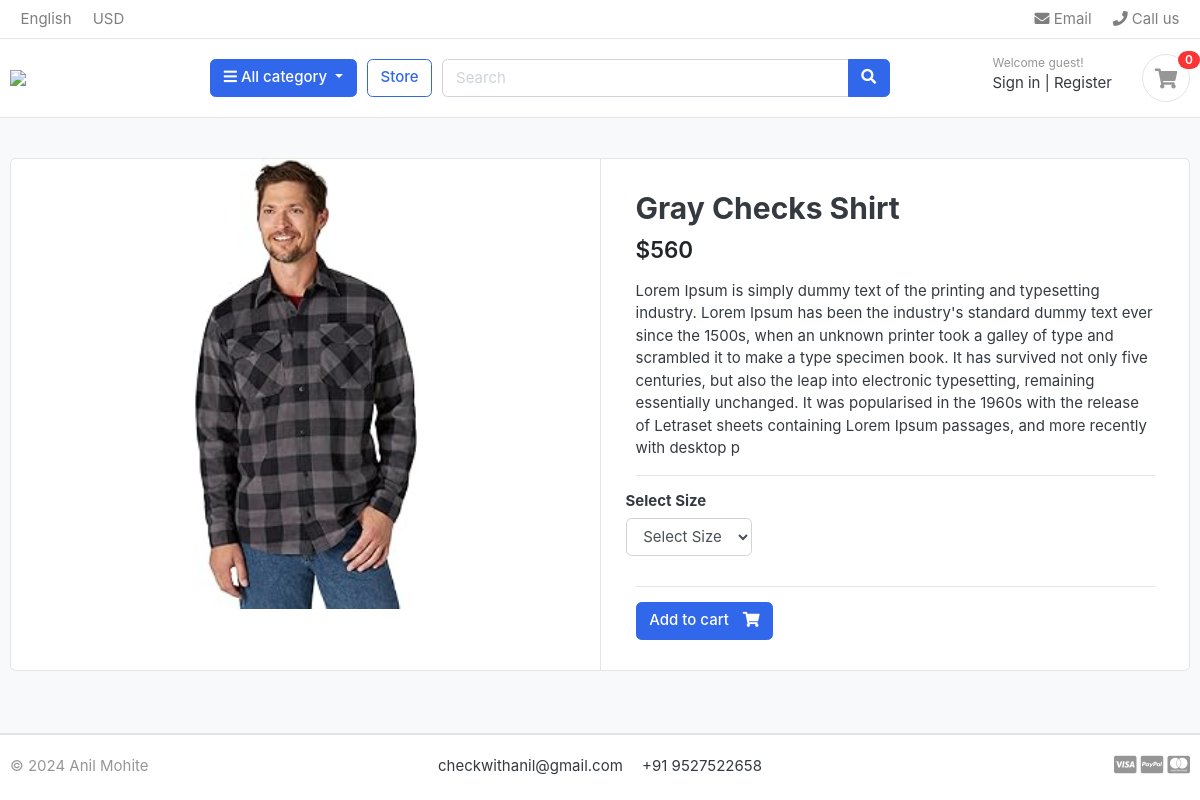
Screenshot of /store/category/shirts/gray-checks-shirt with the database file from the repository.
### store/models.py (models this page shows, shortened)
class Product(models.Model):
    product_name = models.CharField(max_length=200, unique=True)
    slug = models.CharField(max_length=200, unique=True)
    desc = models.TextField(max_length=500, blank=True)
    price = models.IntegerField()
    prod_image = models.ImageField(upload_to='photos/products', blank=True)
    stock = models.IntegerField()
    is_available = models.BooleanField(default=True)
    category = models.ForeignKey(Category, on_delete=models.CASCADE)
    created_date = models.DateTimeField(auto_now_add=True)
    modified_date = models.DateTimeField(auto_now=True)

### store/views.py (the view)
# urls.py: path("category/<slug:category_slug>/<slug:product_slug>", views.product_detail, name="product_detail"),
def product_detail(request,category_slug=None,product_slug=None):
    try:
        single_product = Product.objects.get(category__slug = category_slug, slug = product_slug)
        in_cart = CartItem.objects.filter(cart__cart_id = _cart_id(request), product = single_product).exists()
    except Exception as e:
        raise e
    context = {
        'product' : single_product,
        'in_cart' : in_cart
    }
    return render(request, 'store/product-detail.html', context)

### carts/context_processors.py (called while the page is built)
def cart_counter(request):
    cart_count = 0
    if 'admin' in request.path:
        return {}
    else:
        try:
            cart = Cart.objects.get(cart_id = _cart_id(request))
            cart_items = CartItem.objects.filter(cart = cart)
            for cart_item in cart_items:
                cart_count += cart_item.quantity
        except Cart.DoesNotExist:
            cart_count = 0
    return dict(cart_count = cart_count)

### carts/views.py (called while the page is built)
def _cart_id(request):
    cart = request.session.session_key
    if not cart:
        cart = request.session.create()
    return cart

### category/context_processors.py (called while the page is built)
def cat_menu_links(request):
    links = Category.objects.all()
    return dict(cat_links=links)

### category/models.py (called while the page is built)
    def get_url(self):
        return reverse('products_by_category', args=[self.slug])

### store/models.py (called while the page is built)
    def colors(self):
        return super(VariationManager, self).filter(variation_category = 'color', is_active = True)

    def sizes(self):
        return super(VariationManager, self).filter(variation_category = 'size', is_active = True)

### templates/store/product-detail.html (shortened to what this page needs)
<!DOCTYPE HTML>
<html lang="en">
<head>
	{% extends 'base.html' %}
	{% load static %}
	{% block content %}
	<section class="section-content padding-y bg">
		<div class="container">
			<div class="card">
				<div class="row no-gutters">
					<aside class="col-md-6">
						<article class="gallery-wrap">
							<div class="img-big-wrap">
								<a href="#"><img src="{{product.prod_image.url}}"></a>
							</div>
						</article>
					</aside>
					<main class="col-md-6 border-left">
						<form action="{% url 'add_cart' product.id %}" method="POST">
							<article class="content-body">
								<h2 class="title">{{product.product_name}}</h2>
								<div class="mb-3">
									<var class="price h4">${{product.price}}</var>
								</div>
								<p>{{product.desc}}</p>
								<hr>
								{% if product.variation_set.sizes %}
								<div class="row">
									<div class="item-option-select">
										<h6>Select Size</h6>
										<select name="size" class="form-control">
											<option value="">Select Size</option>
										</select>
									</div>
								</div>
								{% endif %}
								<hr>
								{% if product.stock <= 0 %}
								<h5 class="text-danger"> Out of Stock </h5>
								{% else %}
									<button class="btn btn-primary">
										<span class="text">Add to cart</span> <i class="fas fa-shopping-cart"></i>
									</button>
								{% endif %}
							</article>
						</form>
					</main>
				</div>
			</div>
			<br>
		</div>
	</section>
{% endblock %}

### static/css/ui.css (style rules this page uses)
html { font-family: "Inter", sans-serif; font-size: 15px; }
.content-body { flex: 1 1 auto; padding: 2rem 2.3rem; }
.padding-y { padding-top: 40px; padding-bottom: 40px; }
var { font-style: normal; }
article:after, .form-group:after { display: block; clear: both; content: ""; }
.bg { background-color: #f8f9fa; }
.btn .text + i { margin-left: 10px; }
.price { font-weight: 600; color: #212529; }
.gallery-wrap .img-big-wrap { margin-bottom: 10px; border-radius: 0.37rem; overflow: hidden; background-color: #fff; }
.gallery-wrap .img-big-wrap a { text-align: center; display: block; }
.gallery-wrap .img-big-wrap img { height: 450px; width: auto; display: inline-block; }
.item-option-select { margin-bottom: 1rem; display: inline-block; margin-right: 15px; }

### rows the page displays
Product: prod_image (picture), product_name "Gray Checks Shirt", price "560", desc "Lorem Ipsum is simply dummy text of the printing and typesetting industry. Lorem Ipsum has been the industry's standard dummy text ever since the 1500s, when an unknown printer took a galley of type and scrambled it to make a type specimen book. It has survived not only five centuries, but also the leap into electronic typesetting, remaining essentially unchanged. It was popularised in the 1960s with the release of Letraset sheets containing Lorem Ipsum passages, and more recently with desktop p"

### other values shown
{{ cart_count }} "0"
